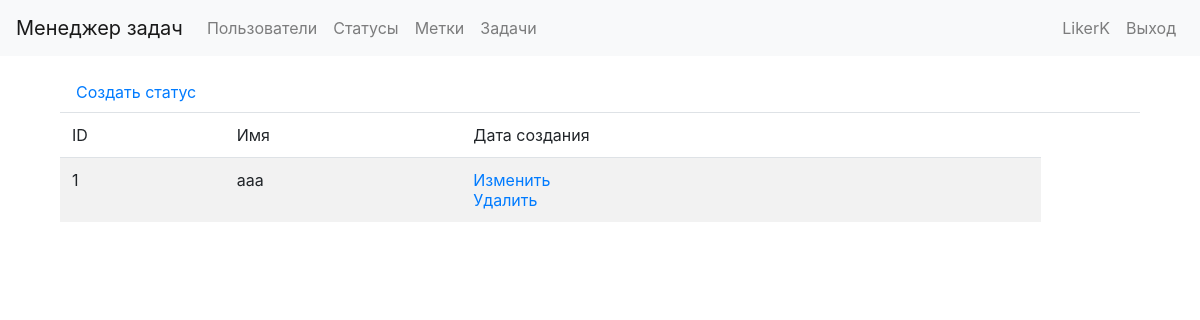
Page /statuses/ (signed in) on the committed database.
### task_manager/users/models.py (models this page shows, shortened)
class User(AbstractUser):
    class Meta:
        verbose_name = gettext_lazy('User')
        verbose_name_plural = gettext_lazy('Users')
        ordering = ['id']

### task_manager/statuses/models.py (models this page shows, shortened)
class Status(models.Model):
    name = models.CharField(
        max_length=MAX_LENGTH,
        unique=True,
        verbose_name=gettext_lazy('Name')
    )
    created_at = models.DateTimeField(
        auto_now_add=True,
        verbose_name=gettext_lazy('Date of create'),
    )
    class Meta:
        verbose_name = gettext_lazy('Status')
        ordering = ['id']

### task_manager/statuses/views.py (the view)
# urls.py: path('', StatusList.as_view(), name='list'),
class StatusList(LoginRequiredMixin, ListView):
    model = Status
    template_name = STATUS
    context_object_name = 'statuses'
    def get_context_data(self, **kwargs):
        context = super().get_context_data(**kwargs)
        context[TITLE] = LIST_TITLE
        return context

### task_manager/templates/statuses.html (shortened to what this page needs)
{% extends 'base.html' %}
{% load i18n %}
{% block content %}
<div class="container wrapper">
    <a class="nav-link" href="{% url 'statuses:create' %}">Создать статус</a>
    <table class="table table-striped">
        <thead>
            <tr>
                <td>ID</td>
                <td>{% translate "Name" %}</td>
                <td>{% translate "Date of creation" %}</td>
                <td></td>
            </tr>
        </thead>
        <tbody>
            {% for status in statuses %}
            <tr>
                <td>{{ status.id }}</td>
                <td>{{ status.name }}</td>
                <td>
                    <a href="{% url 'statuses:change' status.id %}">{% translate "Change" %}</a>
                    <br>
                    <a href="{% url 'statuses:delete' status.id %}">{% translate "Delete" %}</a>
                </td>
            </tr>
            {% endfor %}
        </tbody>
    </table>
</div>
{% endblock %}

### task_manager/templates/base.html (shortened to what this page needs)
{% load i18n %}
{% load bootstrap4 %}
{% bootstrap_css %}
  <head>
  </head>
  <body class="d-flex flex-column min-vh-100">
    <nav class="navbar navbar-expand-lg navbar-light bg-light mb-3">
      <a class="navbar-brand" href="/">Менеджер задач</a>
      <div class="navbar-collapse collapse" id="navbarToggleExternalContent" style>
        <ul class="navbar-nav mr-auto">
          <li class="nav-item">
            <a class="nav-link" href="{% url 'users:list' %}">Пользователи</a>
          </li>
          {% if user.is_authenticated %}
          <li class="nav-item">
            <a class="nav-link" href="{% url 'statuses:list' %}">Статусы</a>
          </li>
          <li class="nav-item">
            <a class="nav-link" href="{% url 'labels:list' %}">Метки</a>
          </li>
          <li class="nav-item">
            <a class="nav-link" href="{% url 'tasks:list' %}">Задачи</a>
          </li>
          {% endif %}
        </ul>
        <ul class="navbar-nav">
        {% if user.is_authenticated %}
          <li class="nav-item">
            <span class="nav-link">{{ user.username }}</span>
          </li>
          <li class="nav-item">
            <a class="nav-link" href="{% url 'logout' %}">Выход</a>
          </li>
        {% endif %}
        </ul>
      </div>
    </nav>
    <div class="container wrapper flex-grow-1">
      {% block content %}{% endblock %}
    </div>
  </body>

### rows in the picture
User: username "LikerK"
Status: id "1", name "aaa"
